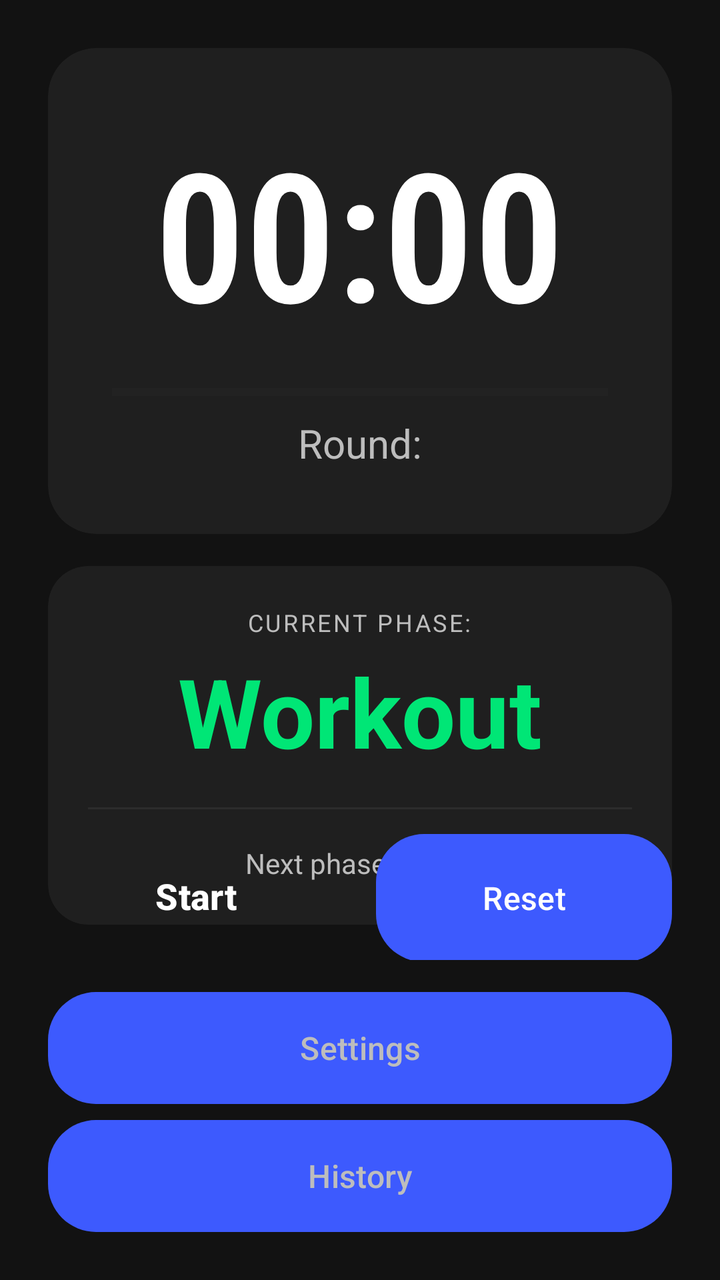
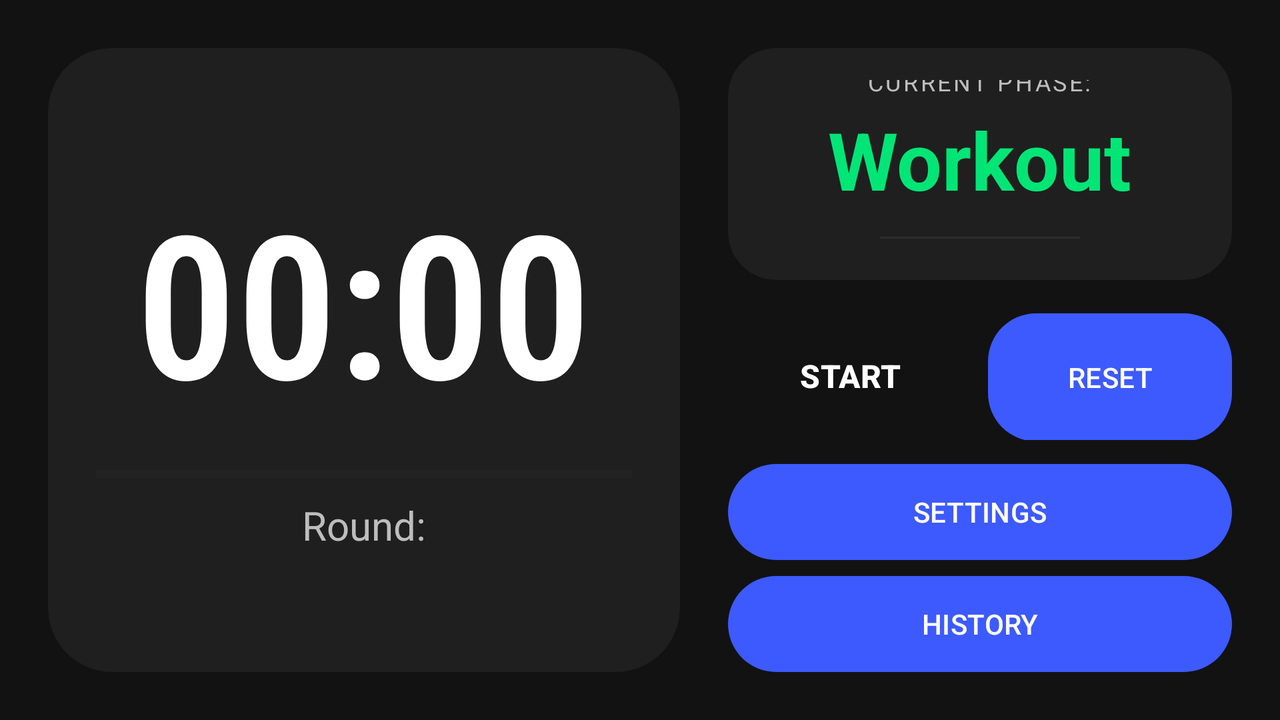

First picture: res/layout/ on a phone held upright. Second picture: the repository's own variant of that layout, on a device whose configuration matches the variant's folder. Source for both follows.
<!-- AndroidManifest.xml: application theme Theme.WorkoutTimer -->
<!-- res/layout/activity_main.xml -->
<?xml version="1.0" encoding="utf-8"?>
<androidx.constraintlayout.widget.ConstraintLayout 
    xmlns:android="http://schemas.android.com/apk/res/android"
    xmlns:app="http://schemas.android.com/apk/res-auto"
    xmlns:tools="http://schemas.android.com/tools"
    android:layout_width="match_parent"
    android:layout_height="match_parent"
    android:background="@color/background_dark"
    tools:context=".MainActivity">

    
    <androidx.cardview.widget.CardView
        android:id="@+id/timerCard"
        android:layout_width="0dp"
        android:layout_height="wrap_content"
        android:layout_margin="24dp"
        app:cardBackgroundColor="@color/surface_dark"
        app:cardCornerRadius="24dp"
        app:cardElevation="0dp"
        app:layout_constraintEnd_toEndOf="parent"
        app:layout_constraintStart_toStartOf="parent"
        app:layout_constraintTop_toTopOf="parent"
        app:layout_constraintBottom_toTopOf="@+id/phaseCard">

        <LinearLayout
            android:layout_width="match_parent"
            android:layout_height="wrap_content"
            android:gravity="center"
            android:orientation="vertical"
            android:padding="32dp">

            <TextView
                android:id="@+id/timerTextView"
                android:layout_width="wrap_content"
                android:layout_height="wrap_content"
                android:text="00:00"
                android:textColor="@color/text_primary"
                android:textSize="90sp"
                android:fontFamily="sans-serif-condensed-light"
                android:textStyle="bold" />

            
            <ProgressBar
                android:id="@+id/progressBar"
                style="?android:attr/progressBarStyleHorizontal"
                android:layout_width="match_parent"
                android:layout_height="8dp"
                android:layout_marginTop="16dp"
                android:max="1000"
                android:progress="0"
                android:progressTint="@color/workout_color"
                android:progressBackgroundTint="@color/surface_variant" />

            <TextView
                android:id="@+id/roundTextView"
                android:layout_width="wrap_content"
                android:layout_height="wrap_content"
                android:layout_marginTop="8dp"
                android:text="@string/round"
                android:textColor="@color/text_secondary"
                android:textSize="20sp" />
        </LinearLayout>
    </androidx.cardview.widget.CardView>

    
    <androidx.cardview.widget.CardView
        android:id="@+id/phaseCard"
        android:layout_width="0dp"
        android:layout_height="wrap_content"
        android:layout_marginStart="24dp"
        android:layout_marginEnd="24dp"
        android:layout_marginTop="16dp"
        app:cardBackgroundColor="@color/surface_dark"
        app:cardCornerRadius="20dp"
        app:cardElevation="0dp"
        app:layout_constraintEnd_toEndOf="parent"
        app:layout_constraintStart_toStartOf="parent"
        app:layout_constraintTop_toBottomOf="@+id/timerCard">

        <LinearLayout
            android:layout_width="match_parent"
            android:layout_height="wrap_content"
            android:gravity="center"
            android:orientation="vertical"
            android:padding="20dp">

            <TextView
                android:id="@+id/currentPhaseLabel"
                android:layout_width="wrap_content"
                android:layout_height="wrap_content"
                android:text="@string/current_phase"
                android:textColor="@color/text_secondary"
                android:textSize="12sp"
                android:textAllCaps="true"
                android:letterSpacing="0.1" />

            <TextView
                android:id="@+id/currentPhaseTextView"
                android:layout_width="wrap_content"
                android:layout_height="wrap_content"
                android:layout_marginTop="4dp"
                android:text="@string/workout"
                android:textColor="@color/workout_color"
                android:textSize="48sp"
                android:textStyle="bold" />

            <View
                android:layout_width="match_parent"
                android:layout_height="1dp"
                android:layout_marginVertical="16dp"
                android:background="@color/surface_variant" />

            <LinearLayout
                android:layout_width="wrap_content"
                android:layout_height="wrap_content"
                android:gravity="center"
                android:orientation="horizontal">

                <TextView
                    android:id="@+id/nextPhaseLabel"
                    android:layout_width="wrap_content"
                    android:layout_height="wrap_content"
                    android:text="@string/next_phase"
                    android:textColor="@color/text_secondary"
                    android:textSize="14sp" />

                <TextView
                    android:id="@+id/nextPhaseTextView"
                    android:layout_width="wrap_content"
                    android:layout_height="wrap_content"
                    android:layout_marginStart="8dp"
                    android:text="@string/rest"
                    android:textColor="@color/rest_color"
                    android:textSize="16sp"
                    android:textStyle="bold" />
            </LinearLayout>
        </LinearLayout>
    </androidx.cardview.widget.CardView>

    
    <LinearLayout
        android:id="@+id/controlButtonsLayout"
        android:layout_width="match_parent"
        android:layout_height="wrap_content"
        android:layout_margin="24dp"
        android:orientation="vertical"
        app:layout_constraintBottom_toBottomOf="parent">

        <LinearLayout
            android:layout_width="match_parent"
            android:layout_height="wrap_content"
            android:orientation="horizontal">

            <Button
                android:id="@+id/startPauseButton"
                android:layout_width="0dp"
                android:layout_height="64dp"
                android:layout_marginEnd="8dp"
                android:layout_weight="1"
                android:background="@drawable/button_primary"
                android:text="@string/start"
                android:textAllCaps="false"
                android:textColor="@color/white"
                android:textSize="18sp"
                android:textStyle="bold" />

            <Button
                android:id="@+id/resetButton"
                android:layout_width="0dp"
                android:layout_height="64dp"
                android:layout_marginStart="8dp"
                android:layout_weight="1"
                android:background="@drawable/button_secondary"
                android:text="@string/reset"
                android:textAllCaps="false"
                android:textColor="@color/text_primary"
                android:textSize="16sp" />
        </LinearLayout>

        <Button
            android:id="@+id/settingsButton"
            android:layout_width="match_parent"
            android:layout_height="56dp"
            android:layout_marginTop="16dp"
            android:background="@drawable/button_secondary"
            android:text="@string/settings"
            android:textAllCaps="false"
            android:textColor="@color/text_secondary"
            android:textSize="16sp" />

        <Button
            android:id="@+id/historyButton"
            android:layout_width="match_parent"
            android:layout_height="56dp"
            android:layout_marginTop="8dp"
            android:background="@drawable/button_secondary"
            android:text="@string/history"
            android:textAllCaps="false"
            android:textColor="@color/text_secondary"
            android:textSize="16sp" />
    </LinearLayout>

    
    <View
        android:id="@+id/transitionOverlay"
        android:layout_width="match_parent"
        android:layout_height="match_parent"
        android:alpha="0"
        android:background="@color/workout_color"
        android:visibility="gone"
        app:layout_constraintBottom_toBottomOf="parent"
        app:layout_constraintEnd_toEndOf="parent"
        app:layout_constraintStart_toStartOf="parent"
        app:layout_constraintTop_toTopOf="parent" />

</androidx.constraintlayout.widget.ConstraintLayout>
<!-- resources referenced by this layout -->
<resources>
  <color name="background_dark">#121212</color>
  <color name="rest_color">#FF5252</color>
  <color name="surface_dark">#1F1F1F</color>
  <color name="surface_variant">#2C2C2C</color>
  <color name="text_primary">#FFFFFF</color>
  <color name="text_secondary">#BDBDBD</color>
  <color name="white">#FFFFFFFF</color>
  <color name="workout_color">#00E676</color>
  <!-- drawable button_secondary (drawable) -->
  <?xml version="1.0" encoding="utf-8"?>
  <ripple xmlns:android="http://schemas.android.com/apk/res/android"
      android:color="#20FFFFFF">
      <item>
          <shape android:shape="rectangle">
              <solid android:color="@color/surface_dark" />
              <corners android:radius="24dp" />
          </shape>
      </item>
  </ripple>
  <string name="current_phase">Current phase:</string>
  <string name="history">History</string>
  <string name="next_phase">Next phase:</string>
  <string name="reset">Reset</string>
  <string name="rest">Rest</string>
  <string name="round">Round:</string>
  <string name="settings">Settings</string>
  <string name="start">Start</string>
  <string name="workout">Workout</string>
  <style name="Theme.WorkoutTimer" parent="Theme.Material3.DayNight.NoActionBar">
          
          <item name="colorPrimary">@color/primary</item>
          <item name="colorOnPrimary">@color/white</item>
          <item name="colorPrimaryContainer">@color/surface_dark</item>
          <item name="colorOnPrimaryContainer">@color/text_primary</item>
  
          
          <item name="colorSecondary">@color/secondary</item>
          <item name="colorOnSecondary">@color/black</item>
          <item name="colorSecondaryContainer">@color/surface_variant</item>
          <item name="colorOnSecondaryContainer">@color/text_primary</item>
  
          
          <item name="android:windowBackground">@color/background_dark</item>
          <item name="colorSurface">@color/background_dark</item>
          <item name="colorOnSurface">@color/text_primary</item>
  
          
          <item name="android:statusBarColor">@color/background_dark</item>
          <item name="android:windowLightStatusBar" tools:targetApi="m">false</item>
          
          <item name="android:navigationBarColor">@color/background_dark</item>
      </style>
  <color name="primary">#3D5AFE</color>
  <color name="secondary">#00E676</color>
  <color name="black">#FF000000</color>
</resources>
<!-- res/layout-land/activity_main.xml (the repository's variant of the layout above) -->
<!-- drawn on the phone turned sideways -->
<?xml version="1.0" encoding="utf-8"?>
<androidx.constraintlayout.widget.ConstraintLayout xmlns:android="http://schemas.android.com/apk/res/android"
    xmlns:app="http://schemas.android.com/apk/res-auto"
    xmlns:tools="http://schemas.android.com/tools"
    android:layout_width="match_parent"
    android:layout_height="match_parent"
    android:background="@color/background_dark"
    tools:context=".MainActivity">

    
    <androidx.cardview.widget.CardView
        android:id="@+id/timerCard"
        android:layout_width="0dp"
        android:layout_height="0dp"
        android:layout_marginStart="24dp"
        android:layout_marginTop="24dp"
        android:layout_marginEnd="12dp"
        android:layout_marginBottom="24dp"
        app:cardBackgroundColor="@color/surface_dark"
        app:cardCornerRadius="32dp"
        app:cardElevation="0dp"
        app:layout_constraintBottom_toBottomOf="parent"
        app:layout_constraintEnd_toStartOf="@+id/guideline_vertical"
        app:layout_constraintStart_toStartOf="parent"
        app:layout_constraintTop_toTopOf="parent">

        <LinearLayout
            android:layout_width="match_parent"
            android:layout_height="match_parent"
            android:gravity="center"
            android:orientation="vertical"
            android:padding="24dp">

            <TextView
                android:id="@+id/timerTextView"
                android:layout_width="wrap_content"
                android:layout_height="wrap_content"
                android:fontFamily="sans-serif-condensed-light"
                android:text="00:00"
                android:textColor="@color/text_primary"
                android:textSize="100sp"
                android:textStyle="bold" />

            
            <ProgressBar
                android:id="@+id/progressBar"
                style="?android:attr/progressBarStyleHorizontal"
                android:layout_width="match_parent"
                android:layout_height="8dp"
                android:layout_marginTop="16dp"
                android:max="1000"
                android:progress="0"
                android:progressTint="@color/workout_color"
                android:progressBackgroundTint="@color/surface_variant" />

            <TextView
                android:id="@+id/roundTextView"
                android:layout_width="wrap_content"
                android:layout_height="wrap_content"
                android:layout_marginTop="8dp"
                android:text="@string/round"
                android:textColor="@color/text_secondary"
                android:textSize="20sp" />
        </LinearLayout>
    </androidx.cardview.widget.CardView>

    <androidx.constraintlayout.widget.Guideline
        android:id="@+id/guideline_vertical"
        android:layout_width="wrap_content"
        android:layout_height="wrap_content"
        android:orientation="vertical"
        app:layout_constraintGuide_percent="0.55" />

    
    <LinearLayout
        android:layout_width="0dp"
        android:layout_height="0dp"
        android:layout_marginStart="12dp"
        android:layout_marginTop="24dp"
        android:layout_marginEnd="24dp"
        android:layout_marginBottom="24dp"
        android:orientation="vertical"
        app:layout_constraintBottom_toBottomOf="parent"
        app:layout_constraintEnd_toEndOf="parent"
        app:layout_constraintStart_toEndOf="@id/guideline_vertical"
        app:layout_constraintTop_toTopOf="parent">

        
        <androidx.cardview.widget.CardView
            android:id="@+id/phaseCard"
            android:layout_width="match_parent"
            android:layout_height="0dp"
            android:layout_weight="1"
            app:cardBackgroundColor="@color/surface_dark"
            app:cardCornerRadius="24dp"
            app:cardElevation="0dp">

            <LinearLayout
                android:layout_width="match_parent"
                android:layout_height="match_parent"
                android:gravity="center"
                android:orientation="vertical"
                android:padding="16dp">

                <TextView
                    android:id="@+id/currentPhaseLabel"
                    android:layout_width="wrap_content"
                    android:layout_height="wrap_content"
                    android:letterSpacing="0.1"
                    android:text="@string/current_phase"
                    android:textAllCaps="true"
                    android:textColor="@color/text_secondary"
                    android:textSize="12sp" />

                <TextView
                    android:id="@+id/currentPhaseTextView"
                    android:layout_width="wrap_content"
                    android:layout_height="wrap_content"
                    android:layout_marginTop="4dp"
                    android:text="@string/workout"
                    android:textColor="@color/workout_color"
                    android:textSize="40sp"
                    android:textStyle="bold" />

                <View
                    android:layout_width="100dp"
                    android:layout_height="1dp"
                    android:layout_marginVertical="12dp"
                    android:background="@color/surface_variant" />

                <LinearLayout
                    android:layout_width="wrap_content"
                    android:layout_height="wrap_content"
                    android:gravity="center"
                    android:orientation="horizontal">

                    <TextView
                        android:id="@+id/nextPhaseLabel"
                        android:layout_width="wrap_content"
                        android:layout_height="wrap_content"
                        android:text="@string/next_phase"
                        android:textColor="@color/text_secondary"
                        android:textSize="14sp" />

                    <TextView
                        android:id="@+id/nextPhaseTextView"
                        android:layout_width="wrap_content"
                        android:layout_height="wrap_content"
                        android:layout_marginStart="8dp"
                        android:text="@string/rest"
                        android:textColor="@color/rest_color"
                        android:textSize="16sp"
                        android:textStyle="bold" />
                </LinearLayout>
            </LinearLayout>
        </androidx.cardview.widget.CardView>

        
        <LinearLayout
            android:id="@+id/controlButtonsLayout"
            android:layout_width="match_parent"
            android:layout_height="wrap_content"
            android:layout_marginTop="16dp"
            android:orientation="horizontal">

            <Button
                android:id="@+id/startPauseButton"
                android:layout_width="0dp"
                android:layout_height="64dp"
                android:layout_marginEnd="8dp"
                android:layout_weight="1"
                android:background="@drawable/button_primary"
                android:text="@string/start"
                android:textAllCaps="true"
                android:textColor="@color/white"
                android:textSize="16sp"
                android:textStyle="bold" />

            <Button
                android:id="@+id/resetButton"
                android:layout_width="0dp"
                android:layout_height="64dp"
                android:layout_weight="1"
                android:background="@drawable/button_secondary"
                android:text="@string/reset"
                android:textAllCaps="true"
                android:textColor="@color/text_primary"
                android:textSize="14sp" />
        </LinearLayout>

        <Button
            android:id="@+id/settingsButton"
            android:layout_width="match_parent"
            android:layout_height="48dp"
            android:layout_marginTop="12dp"
            android:background="@drawable/button_secondary"
            android:text="@string/settings"
            android:textAllCaps="true"
            android:textColor="@color/text_primary"
            android:textSize="14sp" />

        <Button
            android:id="@+id/historyButton"
            android:layout_width="match_parent"
            android:layout_height="48dp"
            android:layout_marginTop="8dp"
            android:background="@drawable/button_secondary"
            android:text="@string/history"
            android:textAllCaps="true"
            android:textColor="@color/text_primary"
            android:textSize="14sp" />
    </LinearLayout>

    
    <View
        android:id="@+id/transitionOverlay"
        android:layout_width="match_parent"
        android:layout_height="match_parent"
        android:alpha="0"
        android:background="@color/workout_color"
        android:visibility="gone"
        app:layout_constraintBottom_toBottomOf="parent"
        app:layout_constraintEnd_toEndOf="parent"
        app:layout_constraintStart_toStartOf="parent"
        app:layout_constraintTop_toTopOf="parent" />

</androidx.constraintlayout.widget.ConstraintLayout>
